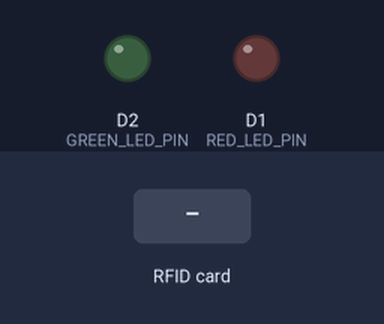
A sketch run on a simulated ESP8266 (NodeMCU). Shown: output pins drawn as LEDs (lit = HIGH). The inputs (shaded band) are chosen by the test bench. WiFi joins after 1.5 s; servers stay silent unless stated; network time is answered at once with the bench clock; uploads are accepted with an empty reply; the local clock reads 2024-03-15 10:24:30 at power-on unless the sketch sets it; what the sketch prints to the serial monitor is not drawn.

Above: at 3.2 s.
3.3 s: RFID card F3 3F 38 DA held to the reader
At 4.9 s:
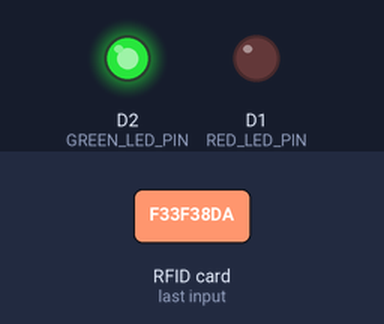
6.3 s: RFID card 8D 05 32 02 held to the reader
At 9.1 s:
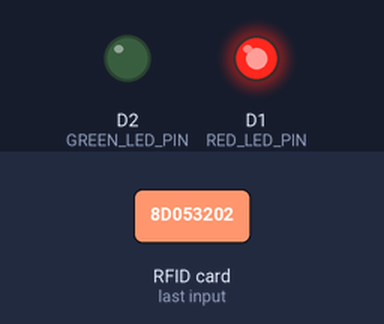
Timing chart, 0 to 10.8 s (numbered marks = the images above; inputs shaded):
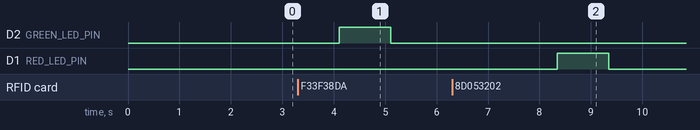

The sketch:

ledtry.ino
```cpp
#include <ESP8266WiFi.h>
#include <ESP8266HTTPClient.h>
#include <WiFiClientSecure.h>
#include <WiFiUdp.h>
#include <NTPClient.h>
#include <SPI.h>
#include <MFRC522.h>

// WiFi Credentials
const char* ssid     = "Karthi";
const char* password = "karthi11";

// Google Apps Script Deployment ID
const char* GScriptId = "AKfycbxcMmoWeUBcfzqzPqoK3wPjmBN0rA4QVa8p6Qir87-kR-c8PXIxeLBnvhA0CIOxPLKe";
String serverURL = "https://script.google.com/macros/s/" + String(GScriptId) + "/exec";

// RFID Module Pins
#define SS_PIN  D4
#define RST_PIN D3

// LED Pins
#define RED_LED_PIN   D1
#define GREEN_LED_PIN D2

MFRC522 mfrc522(SS_PIN, RST_PIN);
WiFiClientSecure client;
HTTPClient http;

// NTP Client for Time Sync
WiFiUDP ntpUDP;
NTPClient timeClient(ntpUDP, "pool.ntp.org", 19800, 60000);

void setup() {
    Serial.begin(115200);
    Serial.println("\nInitializing...");

    WiFi.begin(ssid, password);
    while (WiFi.status() != WL_CONNECTED) {
        delay(1000);
        Serial.print(".");
    }
    Serial.println("\nWiFi Connected!");

    // Init SPI and RFID
    SPI.begin();
    mfrc522.PCD_Init();
    Serial.println("RFID Scanner Ready...");

    // Time Client Start
    timeClient.begin();
    client.setInsecure();  // Ignore SSL certificate validation

    // LED Pins
    pinMode(RED_LED_PIN, OUTPUT);
    pinMode(GREEN_LED_PIN, OUTPUT);
    digitalWrite(RED_LED_PIN, LOW);
    digitalWrite(GREEN_LED_PIN, LOW);
}

void loop() {
    if (!mfrc522.PICC_IsNewCardPresent() || !mfrc522.PICC_ReadCardSerial()) {
        delay(1000);
        return;
    }

    // Read RFID Tag
    String tagID = "";
    for (byte i = 0; i < mfrc522.uid.size; i++) {
        tagID += String(mfrc522.uid.uidByte[i], HEX);
    }
    tagID.toUpperCase();
    Serial.print("Card UID: ");
    Serial.println(tagID);

    // Check if Tag is in Allowed List
    String accessState = "Denied";
    String allowedTags[] = {"F33F38DA", "8D053202", "B3850332", "B33E1532", "03440732"};
    for (String allowed : allowedTags) {
        if (tagID == allowed) {
            accessState = "Accepted";
            break;
        }
    }

    // LED Blink Logic
    if (accessState == "Accepted") {
        digitalWrite(GREEN_LED_PIN, HIGH);
        delay(1000);
        digitalWrite(GREEN_LED_PIN, LOW);
    } else {
        digitalWrite(RED_LED_PIN, HIGH);
        delay(1000);
        digitalWrite(RED_LED_PIN, LOW);
    }

    // Time
    timeClient.update();
    String currentTime = timeClient.getFormattedTime();

    // Google Script URL
    String fullRequest = serverURL + "?tag=" + tagID + "&time=" + currentTime + "&access=" + accessState;
    Serial.print("Requesting URL: ");
    Serial.println(fullRequest);

    // Send Data
    if (WiFi.status() == WL_CONNECTED) {
        http.begin(client, fullRequest);
        int httpResponseCode = http.GET();

        Serial.print("HTTP Response Code: ");
        Serial.println(httpResponseCode);

        // Handle Redirects
        if (httpResponseCode == 302) {
            String redirectURL = http.getLocation();
            http.end();
            http.begin(client, redirectURL);
            httpResponseCode = http.GET();
        }

        if (httpResponseCode > 0) {
            String response = http.getString();
            Serial.println("Server Response: " + response);
        } else {
            Serial.println("HTTP Request Failed! Error: " + String(httpResponseCode));
        }
        http.end();
    } else {
        Serial.println("WiFi Disconnected. Reconnecting...");
        WiFi.begin(ssid, password);
    }

    delay(3000);
}
```

Measured:
- after the input at 3.3 s, D2 (GREEN_LED_PIN): LOW → HIGH after 0.81 s, → LOW 1.0 s later
- after the input at 6.3 s, D1 (RED_LED_PIN): LOW → HIGH after 2.0 s, → LOW 1.0 s later
